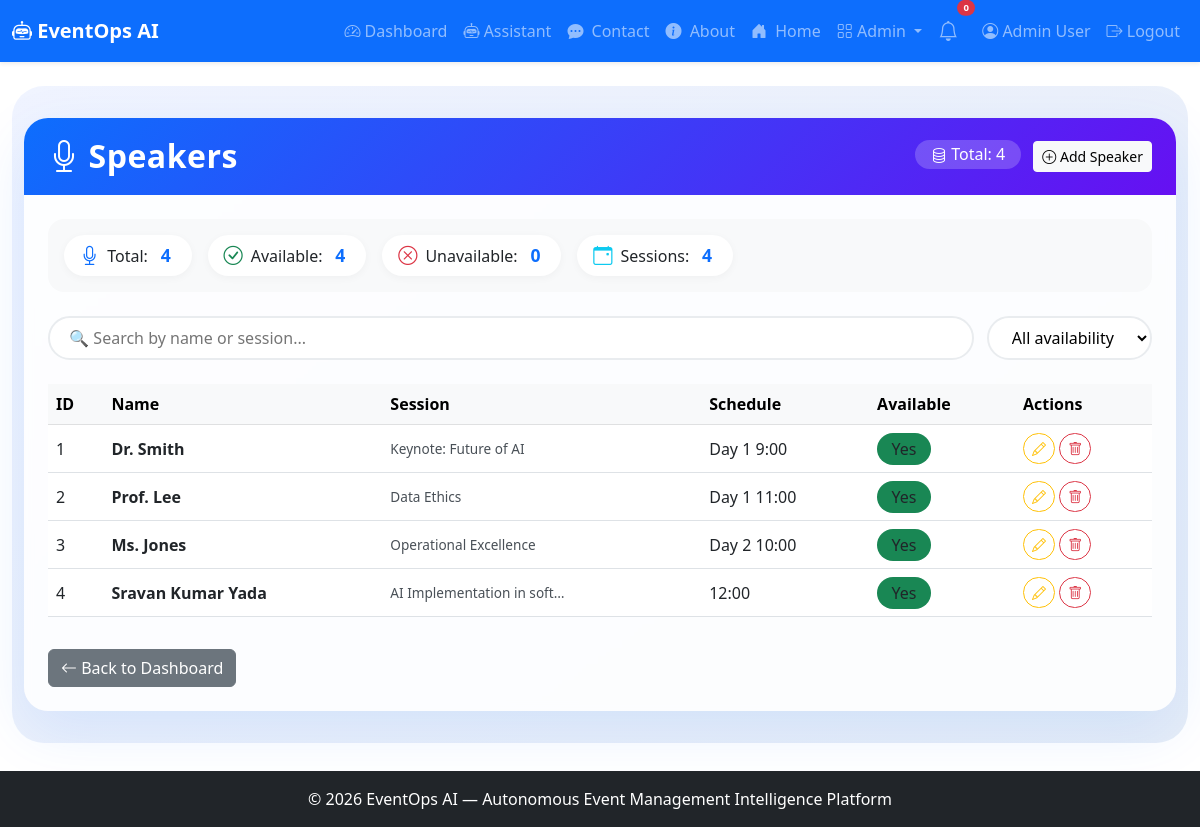
Screenshot of /admin/speakers (signed in) with the database file from the repository.
### app.py (models this page shows, shortened)
class User(UserMixin, db.Model):
    id = db.Column(db.Integer, primary_key=True)
    name = db.Column(db.String(100), nullable=False)
    email = db.Column(db.String(100), unique=True, nullable=False)
    password_hash = db.Column(db.String(200), nullable=False)
    role = db.Column(db.String(20), default='user')
    created_at = db.Column(db.DateTime, default=lambda: datetime.now(timezone.utc))

class Speaker(db.Model):
    id = db.Column(db.Integer, primary_key=True)
    name = db.Column(db.String(100), nullable=False)
    bio = db.Column(db.Text)
    session_title = db.Column(db.String(200))
    schedule = db.Column(db.String(100))
    availability = db.Column(db.Boolean, default=True)
    created_at = db.Column(db.DateTime, default=lambda: datetime.now(timezone.utc))

### app.py (the view)
@app.route('/admin/speakers')
@login_required
def admin_speakers():
    if current_user.role != 'admin':
        abort(403)
    speakers = Speaker.query.all()
    return render_template('admin_speakers.html', speakers=speakers)

### app.py (called while the page is built)
@login_manager.user_loader
def load_user(user_id):
    return User.query.get(int(user_id))

### templates/admin_speakers.html (shortened to what this page needs)
{% extends "base.html" %}
{% block content %}
<div class="admin-wrapper">
    <div class="container-fluid">
        <div class="card admin-card">
            <div class="card-header d-flex flex-wrap justify-content-between align-items-center">
                <h2 class="mb-0"><i class="bi bi-mic me-2"></i>Speakers</h2>
                <div>
                    <span class="total-badge"><i class="bi bi-database"></i> Total: {{ speakers|length }}</span>
                    <a href="{{ url_for('admin_speaker_add') }}" class="btn btn-light btn-sm ms-2">
                        <i class="bi bi-plus-circle"></i> Add Speaker
                    </a>
                </div>
            </div>
            <div class="card-body">
                <div class="stats-row">
                    <div class="stat-item"><i class="bi bi-mic"></i> Total: <span class="stat-num">{{ speakers|length }}</span></div>
                    <div class="stat-item"><i class="bi bi-check-circle text-success"></i> Available: <span class="stat-num">{{ speakers|selectattr('availability', 'equalto', True)|list|length }}</span></div>
                    <div class="stat-item"><i class="bi bi-x-circle text-danger"></i> Unavailable: <span class="stat-num">{{ speakers|selectattr('availability', 'equalto', False)|list|length }}</span></div>
                    <div class="stat-item"><i class="bi bi-calendar-event text-info"></i> Sessions: <span class="stat-num">{{ speakers|map(attribute='session_title')|select('!=', None)|list|length }}</span></div>
                </div>
                <div class="filter-bar">
                    <input type="text" id="searchSpeaker" class="search-box" placeholder="🔍 Search by name or session...">
                    <select id="filterAvailability" class="filter-select">
                        <option value="">All availability</option>
                    </select>
                </div>
                <div class="table-responsive">
                    <table class="table table-hover align-middle" id="speakerTable">
                        <thead class="table-light">
                            <tr>
                                <th>ID</th>
                                <th>Name</th>
                                <th>Session</th>
                                <th>Schedule</th>
                                <th>Available</th>
                                <th>Actions</th>
                            </tr>
                        </thead>
                        <tbody>
                            {% for speaker in speakers %}
                            <tr data-name="{{ speaker.name|lower }}"
                                data-session="{{ speaker.session_title|lower if speaker.session_title else '' }}"
                                data-available="{{ speaker.availability|string|lower }}">
                                <td>{{ speaker.id }}</td>
                                <td><strong>{{ speaker.name }}</strong></td>
                                <td>
                                    <div class="session-preview" title="{{ speaker.session_title or 'No session' }}">
                                        {{ speaker.session_title or '—' }}
                                    </div>
                                </td>
                                <td>{{ speaker.schedule or '—' }}</td>
                                <td>
                                    <span class="badge-status bg-{{ 'success' if speaker.availability else 'danger' }}">
                                        {{ 'Yes' if speaker.availability else 'No' }}
                                    </span>
                                </td>
                                <td>
                                    <a href="{{ url_for('admin_speaker_edit', speaker_id=speaker.id) }}" class="btn btn-sm btn-outline-warning"><i class="bi bi-pencil"></i></a>
                                    <a href="{{ url_for('admin_speaker_delete', speaker_id=speaker.id) }}" class="btn btn-sm btn-outline-danger" onclick="return confirm('Delete this speaker?')"><i class="bi bi-trash"></i></a>
                                </td>
                            </tr>
                            {% endfor %}
                        </tbody>
                    </table>
                </div>
                <div class="mt-3">
                    <a href="{{ url_for('dashboard') }}" class="btn btn-secondary">
                        <i class="bi bi-arrow-left"></i> Back to Dashboard
                    </a>
                </div>
            </div>
        </div>
    </div>
</div>
{% endblock %}

### templates/base.html (shortened to what this page needs)
<!DOCTYPE html>
<html lang="en">
<head>
    <link href="https://cdn.jsdelivr.net/npm/bootstrap@5.3.0/dist/css/bootstrap.min.css" rel="stylesheet">
    <link rel="stylesheet" href="https://cdn.jsdelivr.net/npm/bootstrap-icons@1.11.0/font/bootstrap-icons.css">
    <link rel="stylesheet" href="{{ url_for('static', filename='css/style.css') }}">
</head>
<body>
    <nav class="navbar navbar-expand-lg navbar-dark bg-primary shadow-sm">
        <div class="container-fluid">
            <a class="navbar-brand fw-bold" href="{{ url_for('index') }}">
                <i class="bi bi-robot"></i> EventOps AI
            </a>
            <div class="collapse navbar-collapse" id="navbarNav">
                <ul class="navbar-nav ms-auto align-items-lg-center">
                    {% if current_user.is_authenticated %}
                        <li class="nav-item">
                            <a class="nav-link" href="{{ url_for('dashboard') }}">
                                <i class="bi bi-speedometer2"></i> Dashboard
                            </a>
                        </li>
                        <li class="nav-item">
                            <a class="nav-link" href="{{ url_for('assistant_page') }}">
                                <i class="bi bi-robot"></i> Assistant
                            </a>
                        </li>
                        <li class="nav-item">
                            <a class="nav-link" href="{{ url_for('contact') }}">
                                <i class="bi bi-chat-dots-fill me-1"></i> Contact
                            </a>
                        </li>
                         <li class="nav-item">
                            <a class="nav-link" href="{{ url_for('about') }}">
                                <i class="bi bi-info-circle-fill me-1"></i> About
                            </a>
                        </li>
                        <li class="nav-item">
                            <a class="nav-link" href="{{ url_for('index') }}">
                                <i class="bi bi-house-door-fill me-1"></i> Home
                            </a>
                        </li>
                        {% if current_user.role == 'admin' %}
                        <li class="nav-item dropdown">
                            <a class="nav-link dropdown-toggle" href="#" role="button" data-bs-toggle="dropdown">
                                <i class="bi bi-grid"></i> Admin
                            </a>
                        </li>
                        {% endif %}
                        <li class="nav-item position-relative me-2">
                            <a class="nav-link" href="#" title="Notifications" data-bs-toggle="dropdown">
                                <i class="bi bi-bell fs-5"></i>
                                <span class="position-absolute top-0 start-100 translate-middle badge rounded-pill bg-danger" style="font-size:0.6rem;">
                                    0
                                </span>
                            </a>
                        </li>
                        <li class="nav-item">
                            <a class="nav-link" href="{{ url_for('profile') }}">
                                <i class="bi bi-person-circle"></i> {{ current_user.name }}
                            </a>
                        </li>
                        <li class="nav-item">
                            <a class="nav-link" href="{{ url_for('logout') }}">
                                <i class="bi bi-box-arrow-right"></i> Logout
                            </a>
                        </li>
                    {% endif %}
                </ul>
            </div>
        </div>
    </nav>
    <main class="container-fluid py-4">
        {% block content %}{% endblock %}
    </main>
    <footer class="footer bg-dark text-white py-3 mt-4">
        <div class="container text-center">
            <span>© 2026 EventOps AI — Autonomous Event Management Intelligence Platform</span>
        </div>
    </footer>
</body>
</html>

### static/css/style.css (style rules this page uses)
body { padding-bottom: 60px; }
.footer { position: fixed; bottom: 0; width: 100%; }

### templates/admin_speakers.html (style rules this page uses)
.admin-wrapper { background: linear-gradient(145deg, #f0f4ff 0%, #e6edf7 100%); padding: 2rem 0; border-radius: 2rem; }
.admin-card { border: none; border-radius: 1.5rem; box-shadow: 0 20px 60px rgba(13, 110, 253, 0.10); background: rgba(255, 255, 255, 0.85); backdrop-filter: blur(4px); overflow: hidden; }
.admin-card .card-header { background: linear-gradient(135deg, #0d6efd, #6610f2); color: white; padding: 1.2rem 1.5rem; border: none; }
.admin-card .card-header h2 { font-weight: 700; letter-spacing: 0.5px; }
.admin-card .card-body { padding: 1.5rem; }
.stats-row { display: flex; flex-wrap: wrap; gap: 1rem; margin-bottom: 1.5rem; background: #f8f9fa; border-radius: 1rem; padding: 1rem; }
.stats-row .stat-item { display: flex; align-items: center; gap: 0.5rem; background: white; padding: 0.4rem 1rem; border-radius: 50px; box-shadow: 0 2px 8px rgba(0,0,0,0.04); }
.stats-row .stat-item i { font-size: 1.2rem; color: #0d6efd; }
.stats-row .stat-item .stat-num { font-weight: 700; color: #0d6efd; font-size: 1.1rem; margin: 0 0.3rem; }
.filter-bar { display: flex; flex-wrap: wrap; gap: 0.8rem; margin-bottom: 1.5rem; }
.filter-bar .search-box { flex: 1; min-width: 200px; border-radius: 50px; border: 2px solid #e9ecef; padding: 0.5rem 1.2rem; transition: all 0.2s; background: white; }
.filter-bar .filter-select { border-radius: 50px; border: 2px solid #e9ecef; padding: 0.5rem 1.2rem; background: white; transition: all 0.2s; min-width: 140px; }
.table-hover tbody tr { transition: all 0.2s ease; }
.badge-status { padding: 0.3rem 0.9rem; border-radius: 30px; font-weight: 500; }
.btn-outline-primary, .btn-outline-warning, .btn-outline-danger { border-radius: 30px; transition: all 0.2s; }
.total-badge { background: rgba(255,255,255,0.2); padding: 0.2rem 1rem; border-radius: 30px; font-weight: 500; }
.session-preview { font-size: 0.85rem; color: #495057; max-width: 180px; white-space: nowrap; overflow: hidden; text-overflow: ellipsis; }

### rows the page displays
User: name "Admin User"
Speaker: id "1", name "Dr. Smith", session_title "Keynote: Future of AI", schedule "Day 1 9:00", availability "Yes"
Speaker: id "2", name "Prof. Lee", session_title "Data Ethics", schedule "Day 1 11:00", availability "Yes"
Speaker: id "3", name "Ms. Jones", session_title "Operational Excellence", schedule "Day 2 10:00", availability "Yes"
Speaker: id "4", name "Sravan Kumar Yada", session_title "AI Implementation in soft…", schedule "12:00", availability "Yes"

### other values shown
{{ speakers|length }} "4"
{{ speakers|selectattr('availability', 'equalto', True)|list|length }} "4"
{{ speakers|selectattr('availability', 'equalto', False)|list|length }} "0"
{{ speakers|map(attribute='session_title')|select('!=', None)|list|length }} "4"
